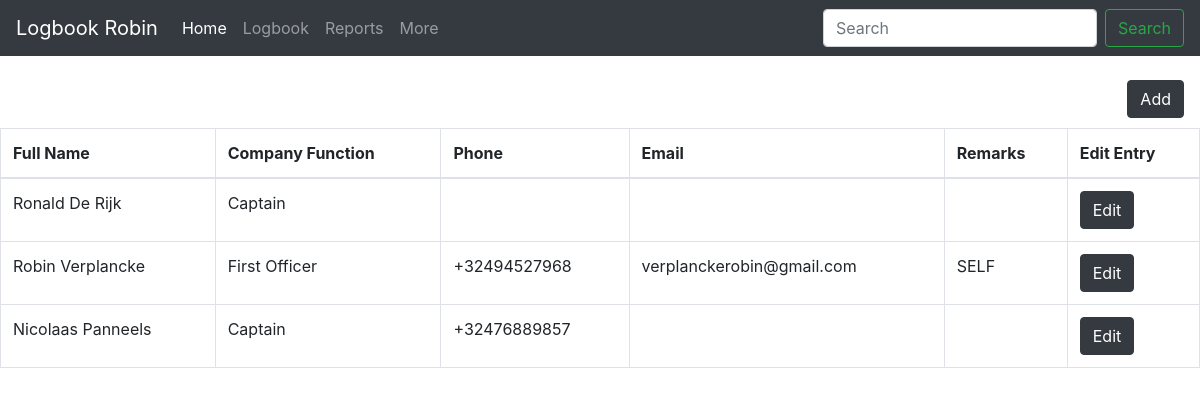
/logbook/people/, run on the app's committed database.
### main/models.py (models this page shows, shortened)
class People(models.Model):
    name = models.CharField(max_length=255)
    company_function = models.CharField(max_length=255)
    phone = models.CharField(max_length=255, blank=True)
    email = models.CharField(max_length=255, blank=True)
    remarks = models.CharField(max_length=255, blank=True)

### main/views.py (the view)
# urls.py: path('people/', views.people, name="people"),
def people(request):
    all_people = People.objects.all()
    return render(request, "logs/people.html", {"all_people": all_people})

### main/templates/logs/people.html
{% extends 'base.html' %}
{% block content %}
<table class="table table-bordered table-hover">
        <thead>
        <br>
            <a class="btn btn-dark float-right" style="margin-right:16px" href="{% url 'logbook:add_people' %}" role="button">Add</a>
        <br>
        <br>
            <tr>
                <th>Full Name</th>
                <th>Company Function</th>
                <th>Phone</th>
                <th>Email</th>
                <th>Remarks</th>
                <th>Edit Entry</th>
            </tr>
        </thead>
        <tbody>
            {% for entries in all_people %}
                <tr>
                    <td>{{entries.name}}</td>
                    <td>{{entries.company_function}}</td>
                    <td>{{entries.phone}}</td>
                    <td>{{entries.email}}</td>
                    <td>{{entries.remarks}}</td>
                    <td><a class="btn btn-dark" href="{% url 'logbook:edit_people' entries.id %}" role="button">Edit</a></td>
                </tr>
            {% endfor %}
        </tbody>
    </table>
{% endblock %}

### data on the page
People: name "Ronald De Rijk", company_function "Captain"
People: name "Robin Verplancke", company_function "First Officer", phone "+32494527968", email "verplanckerobin@gmail.com", remarks "SELF"
People: name "Nicolaas Panneels", company_function "Captain", phone "+32476889857"
